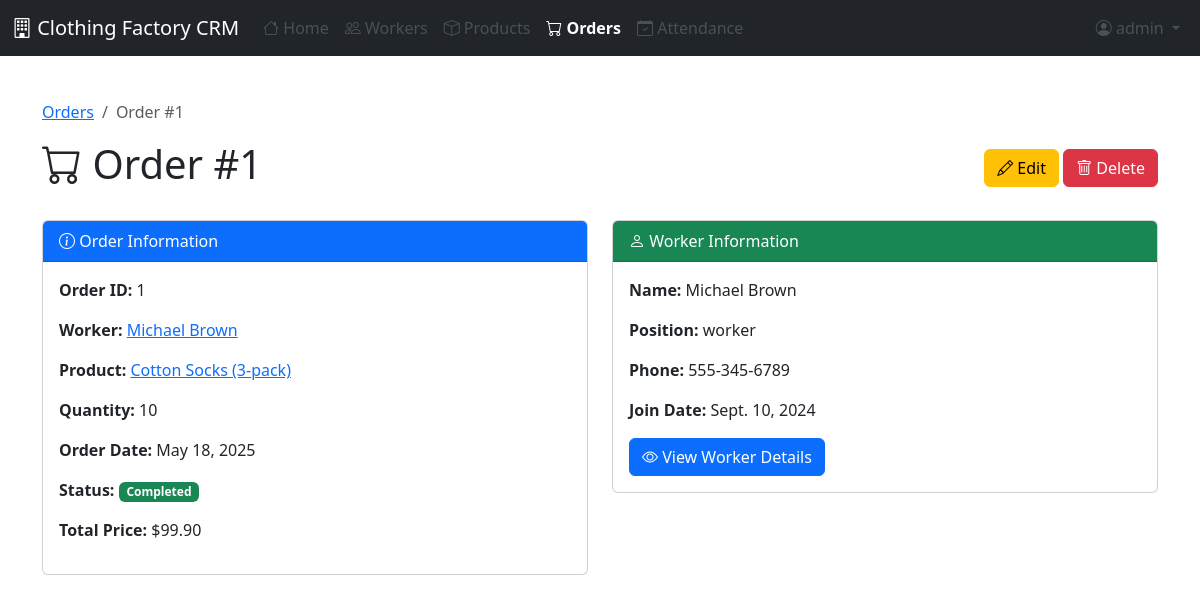
Page /orders/1/ (signed in) on the committed database.
### crm/models.py (models this page shows, shortened)
class Order(models.Model):
    STATUS_CHOICES = [
        ('pending', 'Pending'),
        ('completed', 'Completed'),
        ('cancelled', 'Cancelled'),
    ]
    worker = models.ForeignKey(Worker, on_delete=models.CASCADE)
    product = models.ForeignKey(Product, on_delete=models.CASCADE)
    quantity = models.PositiveIntegerField()
    order_date = models.DateField(default=timezone.now)
    status = models.CharField(max_length=20, choices=STATUS_CHOICES, default='pending')
    def total_price(self):
        return self.quantity * self.product.price

class Worker(models.Model):
    full_name = models.CharField(max_length=100)
    position = models.CharField(max_length=100)
    phone_number = models.CharField(max_length=20)
    join_date = models.DateField()

class Product(models.Model):
    CATEGORY_CHOICES = [
        ('shirts', 'Shirts'),
        ('pants', 'Pants'),
        ('dresses', 'Dresses'),
        ('jackets', 'Jackets'),
        ('accessories', 'Accessories'),
    ]
    name = models.CharField(max_length=100)
    category = models.CharField(max_length=20, choices=CATEGORY_CHOICES)
    price = models.DecimalField(max_digits=10, decimal_places=2)
    stock = models.PositiveIntegerField()

### crm/views.py (the view)
# urls.py: path('orders/<int:pk>/', views.order_detail, name='order_detail'),
@login_required
def order_detail(request, pk):
    order = get_object_or_404(Order, pk=pk)
    return render(request, 'crm/order_detail.html', {'order': order})

### templates/crm/order_detail.html (shortened to what this page needs)
{% extends 'base.html' %}
{% block content %}
<div class="container py-4">
    <nav aria-label="breadcrumb">
        <ol class="breadcrumb">
            <li class="breadcrumb-item"><a href="{% url 'order_list' %}">Orders</a></li>
            <li class="breadcrumb-item active">Order #{{ order.id }}</li>
        </ol>
    </nav>
    <div class="d-flex justify-content-between align-items-center mb-4">
        <h1><i class="bi bi-cart"></i> Order #{{ order.id }}</h1>
        <div>
            <a href="{% url 'order_update' order.id %}" class="btn btn-warning">
                <i class="bi bi-pencil"></i> Edit
            </a>
            <a href="{% url 'order_delete' order.id %}" class="btn btn-danger">
                <i class="bi bi-trash"></i> Delete
            </a>
        </div>
    </div>
    <div class="row">
        <div class="col-md-6">
            <div class="card mb-4">
                <div class="card-header bg-primary text-white">
                    <i class="bi bi-info-circle"></i> Order Information
                </div>
                <div class="card-body">
                    <p><strong>Order ID:</strong> {{ order.id }}</p>
                    <p><strong>Worker:</strong> <a href="{% url 'worker_detail' order.worker.id %}">{{ order.worker.full_name }}</a></p>
                    <p><strong>Product:</strong> <a href="{% url 'product_detail' order.product.id %}">{{ order.product.name }}</a></p>
                    <p><strong>Quantity:</strong> {{ order.quantity }}</p>
                    <p><strong>Order Date:</strong> {{ order.order_date }}</p>
                    <p>
                        <strong>Status:</strong>
                        {% if order.status == 'pending' %}
                            <span class="badge bg-warning">Pending</span>
                        {% elif order.status == 'completed' %}
                            <span class="badge bg-success">Completed</span>
                        {% else %}
                            <span class="badge bg-danger">Cancelled</span>
                        {% endif %}
                    </p>
                    <p><strong>Total Price:</strong> ${{ order.total_price }}</p>
                </div>
            </div>
        </div>
        <div class="col-md-6">
            <div class="card">
                <div class="card-header bg-success text-white">
                    <i class="bi bi-person"></i> Worker Information
                </div>
                <div class="card-body">
                    <p><strong>Name:</strong> {{ order.worker.full_name }}</p>
                    <p><strong>Position:</strong> {{ order.worker.position }}</p>
                    <p><strong>Phone:</strong> {{ order.worker.phone_number }}</p>
                    <p><strong>Join Date:</strong> {{ order.worker.join_date }}</p>
                    <a href="{% url 'worker_detail' order.worker.id %}" class="btn btn-primary">
                        <i class="bi bi-eye"></i> View Worker Details
                    </a>
                </div>
            </div>
        </div>
    </div>
</div>
{% endblock %}

### templates/base.html (shortened to what this page needs)
<!DOCTYPE html>
<html lang="en">
<head>
    <link href="https://cdn.jsdelivr.net/npm/bootstrap@5.3.0-alpha1/dist/css/bootstrap.min.css" rel="stylesheet">
    <link rel="stylesheet" href="https://cdn.jsdelivr.net/npm/bootstrap-icons@1.10.3/font/bootstrap-icons.css">
</head>
<body>
    <nav class="navbar navbar-expand-lg navbar-dark bg-dark">
        <div class="container-fluid">
            <a class="navbar-brand" href="{% url 'home' %}">
                <i class="bi bi-building"></i> Clothing Factory CRM
            </a>
            <div class="collapse navbar-collapse" id="navbarNav">
                <ul class="navbar-nav me-auto">
                    <li class="nav-item">
                        <a class="nav-link {% if request.path == '/' %}active{% endif %}" href="{% url 'home' %}">
                            <i class="bi bi-house"></i> Home
                        </a>
                    </li>
                    <li class="nav-item">
                        <a class="nav-link {% if '/workers/' in request.path %}active{% endif %}" href="{% url 'worker_list' %}">
                            <i class="bi bi-people"></i> Workers
                        </a>
                    </li>
                    <li class="nav-item">
                        <a class="nav-link {% if '/products/' in request.path %}active{% endif %}" href="{% url 'product_list' %}">
                            <i class="bi bi-box"></i> Products
                        </a>
                    </li>
                    <li class="nav-item">
                        <a class="nav-link {% if '/orders/' in request.path %}active{% endif %}" href="{% url 'order_list' %}">
                            <i class="bi bi-cart"></i> Orders
                        </a>
                    </li>
                    <li class="nav-item">
                        <a class="nav-link {% if '/attendance/' in request.path %}active{% endif %}" href="{% url 'attendance_list' %}">
                            <i class="bi bi-calendar-check"></i> Attendance
                        </a>
                    </li>
                </ul>
                <ul class="navbar-nav">
                    {% if user.is_authenticated %}
                    <li class="nav-item dropdown">
                        <a class="nav-link dropdown-toggle" href="#" id="navbarDropdown" role="button" data-bs-toggle="dropdown">
                            <i class="bi bi-person-circle"></i> {{ user.username }}
                        </a>
                    </li>
                    {% else %}
                    <li class="nav-item">
                        <a class="nav-link" href="{% url 'login' %}"><i class="bi bi-box-arrow-in-right"></i> Login</a>
                    </li>
                    {% endif %}
                </ul>
            </div>
        </div>
    </nav>
    <div class="container-fluid">
        <div class="row">
            <main class="col-md-12 ms-sm-auto px-md-4 content">
                {% block content %}{% endblock %}
            </main>
        </div>
    </div>
</body>
</html>

### templates/base.html (style rules this page uses)
.content { padding: 20px; }
.nav-link { color: #495057; }
.nav-link.active { color: #0d6efd; font-weight: bold; }

### rows in the picture
Order: id "1", worker.full_name "Michael Brown", product.name "Cotton Socks (3-pack)", quantity "10", order_date "May 18, 2025", total_price "99.90", worker.position "worker", worker.phone_number "555-345-6789", worker.join_date "Sept. 10, 2024"

### other values in the picture
{{ user.username }} "admin"
